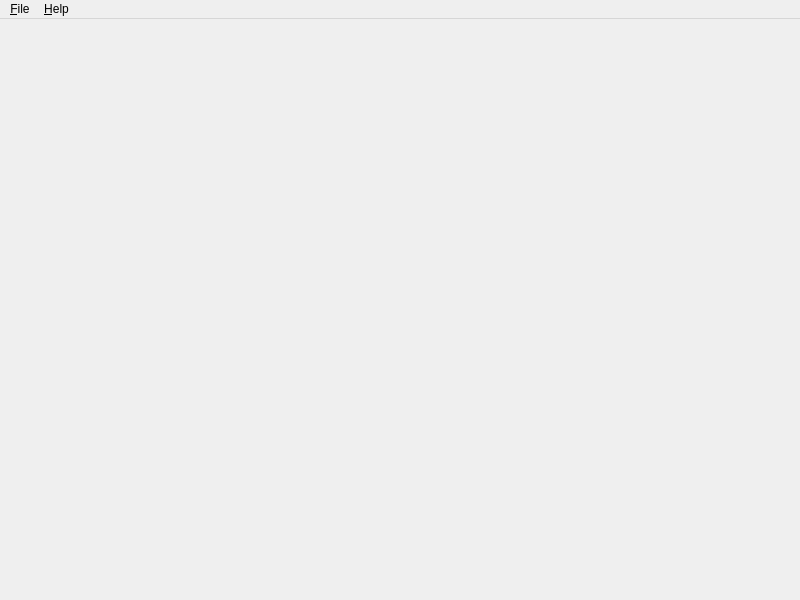
<?xml version="1.0" encoding="UTF-8"?>
<ui version="4.0">
 <class>ChibiWindow</class>
 <widget class="QMainWindow" name="ChibiWindow">
  <property name="geometry">
   <rect>
    <x>0</x>
    <y>0</y>
    <width>800</width>
    <height>600</height>
   </rect>
  </property>
  <property name="windowTitle">
   <string>ChibiWindow</string>
  </property>
  <widget class="QWidget" name="centralwidget">
   <layout class="QHBoxLayout" name="horizontalLayout">
    <property name="spacing">
     <number>0</number>
    </property>
    <property name="leftMargin">
     <number>0</number>
    </property>
    <property name="topMargin">
     <number>0</number>
    </property>
    <property name="rightMargin">
     <number>0</number>
    </property>
    <property name="bottomMargin">
     <number>0</number>
    </property>
    <item>
     <widget class="ChibiEmbedWidget" name="embedwidget" native="true"/>
    </item>
   </layout>
  </widget>
  <widget class="QMenuBar" name="menubar">
   <property name="geometry">
    <rect>
     <x>0</x>
     <y>0</y>
     <width>800</width>
     <height>26</height>
    </rect>
   </property>
   <widget class="QMenu" name="menu_File">
    <property name="title">
     <string>&amp;File</string>
    </property>
    <addaction name="action_File_Quit"/>
   </widget>
   <widget class="QMenu" name="menu_Help">
    <property name="title">
     <string>&amp;Help</string>
    </property>
   </widget>
   <addaction name="menu_File"/>
   <addaction name="menu_Help"/>
  </widget>
  <action name="action_File_Quit">
   <property name="text">
    <string>&amp;Quit</string>
   </property>
  </action>
 </widget>
 <customwidgets>
  <customwidget>
   <class>ChibiEmbedWidget</class>
   <extends>QWidget</extends>
   <header>chibiembedwidget.h</header>
   <container>1</container>
  </customwidget>
 </customwidgets>
 <resources/>
 <connections>
  <connection>
   <sender>action_File_Quit</sender>
   <signal>triggered()</signal>
   <receiver>ChibiWindow</receiver>
   <slot>close()</slot>
   <hints>
    <hint type="sourcelabel">
     <x>-1</x>
     <y>-1</y>
    </hint>
    <hint type="destinationlabel">
     <x>399</x>
     <y>299</y>
    </hint>
   </hints>
  </connection>
 </connections>
</ui>
